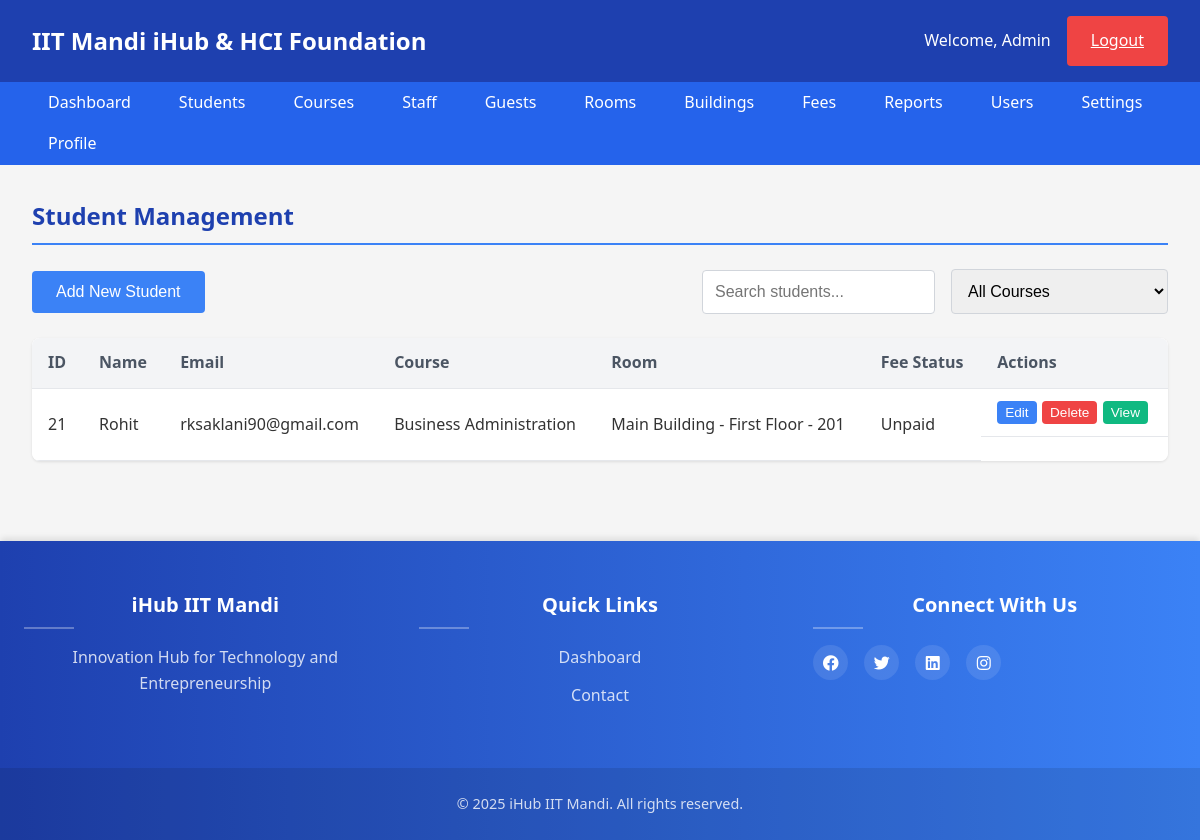
The app's page /index.php?page=students (signed in) with its own data.
### tables this page shows
CREATE TABLE `users` (
  `id` int(11) NOT NULL,
  `name` varchar(100) NOT NULL,
  `email` varchar(100) NOT NULL,
  `password` varchar(255) NOT NULL,
  `role` enum('admin','staff','student','guest') NOT NULL DEFAULT 'student',
  `phone` varchar(20) DEFAULT NULL,
  `address` text DEFAULT NULL,
  `created_at` timestamp NOT NULL DEFAULT current_timestamp(),
  `updated_at` timestamp NOT NULL DEFAULT current_timestamp() ON UPDATE current_timestamp(),
  `reset_token` varchar(64) DEFAULT NULL,
  `reset_token_expiry` datetime DEFAULT NULL
);

CREATE TABLE `courses` (
  `id` int(11) NOT NULL,
  `name` varchar(100) NOT NULL,
  `duration` int(11) NOT NULL COMMENT 'Duration in months',
  `description` text DEFAULT NULL,
  `created_at` timestamp NOT NULL DEFAULT current_timestamp(),
  `updated_at` timestamp NOT NULL DEFAULT current_timestamp() ON UPDATE current_timestamp()
);

### pages/students.php (the view, shortened to what this page needs)
<div class="content">
    <h2>Student Management</h2>
    <div class="actions">
        <button class="btn btn-primary" id="addStudentBtn">Add New Student</button>
        <div class="search-filter">
            <input type="text" id="searchStudent" placeholder="Search students...">
            <select id="filterCourse">
                <option value="">All Courses</option>
            </select>
        </div>
    </div>
    <div class="data-table">
        <table id="studentsTable">
            <thead>
                <tr>
                    <th>ID</th>
                    <th>Name</th>
                    <th>Email</th>
                    <th>Course</th>
                    <th>Room</th>
                    <th>Fee Status</th>
                    <th>Actions</th>
                </tr>
            </thead>
            <tbody>
                <?php
                $conn = getDbConnection();
                $sql = "
                    SELECT
                        u.id, u.name, u.email,
                        c.name as course_name,
                        CONCAT(b.name, ' - ', f.name, ' - ', r.room_number) as room,
                        CASE
                            WHEN p.status = 'paid' THEN 'Paid'
                            WHEN p.status = 'partial' THEN 'Partial'
                            ELSE 'Unpaid'
                        END as fee_status
                    FROM users u
                    LEFT JOIN student_courses sc ON u.id = sc.student_id
                    LEFT JOIN courses c ON sc.course_id = c.id
                    LEFT JOIN allocations a ON u.id = a.user_id AND a.end_date >= CURDATE()
                    LEFT JOIN rooms r ON a.room_id = r.id
                    LEFT JOIN floors f ON r.floor_id = f.id
                    LEFT JOIN buildings b ON f.building_id = b.id
                    LEFT JOIN payments p ON u.id = p.user_id
                    WHERE u.role = 'student'
                    ORDER BY u.name
                ";
                $result = $conn->query($sql);
                if ($result->num_rows > 0) {
                    while ($row = $result->fetch_assoc()) {
                        echo "<tr>";
                        echo "<td>{$row['id']}</td>";
                        echo "<td>{$row['name']}</td>";
                        echo "<td>{$row['email']}</td>";
                        echo "<td>{$row['course_name']}</td>";
                        echo "<td>{$row['room']}</td>";
                        echo "<td>{$row['fee_status']}</td>";
                        echo "<td class='actions'>
                                <button class='btn-edit' data-id='{$row['id']}'>Edit</button>
                                <button class='btn-delete' data-id='{$row['id']}'>Delete</button>
                                <button class='btn-view' data-id='{$row['id']}'>View</button>
                              </td>";
                        echo "</tr>";
                    }
                } else {
                    echo "<tr><td colspan='7'>No students found</td></tr>";
                }
                ?>
            </tbody>
        </table>
    </div>
</div>

### assets/css/style.css (style rules this page uses)
* { margin: 0; padding: 0; box-sizing: border-box; }
body { font-family: "Segoe UI", Tahoma, Geneva, Verdana, sans-serif; line-height: 1.6; color: #333; background-color: #f5f5f5; }
.content { flex: 1; padding: 2rem; max-width: 1200px; margin: 0 auto; width: 100%; }
h2 { margin-bottom: 1.5rem; color: #1e40af; border-bottom: 2px solid #3b82f6; padding-bottom: 0.5rem; font-weight: 600; }
input, select, textarea { width: 100%; padding: 0.75rem; border: 1px solid #d1d5db; border-radius: 4px; font-size: 1rem; transition: border-color 0.3s, box-shadow 0.3s; }
.btn { display: inline-block; padding: 0.75rem 1.5rem; border: none; border-radius: 4px; cursor: pointer; font-size: 1rem; font-weight: 500; text-align: center; transition: background-color 0.3s, transform 0.2s, box-shadow 0.3s; }
.btn-primary { background-color: #3b82f6; color: #fff; }
.data-table { overflow-x: auto; margin-top: 1.5rem; background-color: #fff; border-radius: 8px; box-shadow: 0 1px 3px rgba(0, 0, 0, 0.1); }
table { width: 100%; border-collapse: collapse; background-color: #fff; }
th, td { padding: 0.75rem 1rem; text-align: left; border-bottom: 1px solid #e5e7eb; }
th { background-color: #f3f4f6; font-weight: 600; color: #4b5563; }
.actions { display: flex; justify-content: space-between; align-items: center; margin-bottom: 1.5rem; }
.search-filter { display: flex; gap: 1rem; align-items: center; }
.search-filter input, .search-filter select { width: auto; }
.btn-edit, .btn-view, .btn-delete { padding: 0.25rem 0.5rem; border-radius: 4px; font-size: 0.85rem; cursor: pointer; transition: background-color 0.3s; border: none; margin-right: 0.25rem; color: #fff; font-weight: 500; }
.btn-edit { background-color: #3b82f6; }
.btn-view { background-color: #10b981; }
.btn-delete { background-color: #ef4444; }

### records on screen
users: id "21", name "Rohit", email "rksaklani90@gmail.com", courses.name "Business Administration", room "Main Building - First Floor - 201", fee_status "Unpaid"

### other values on screen
$_SESSION['user_name'] "Admin"
